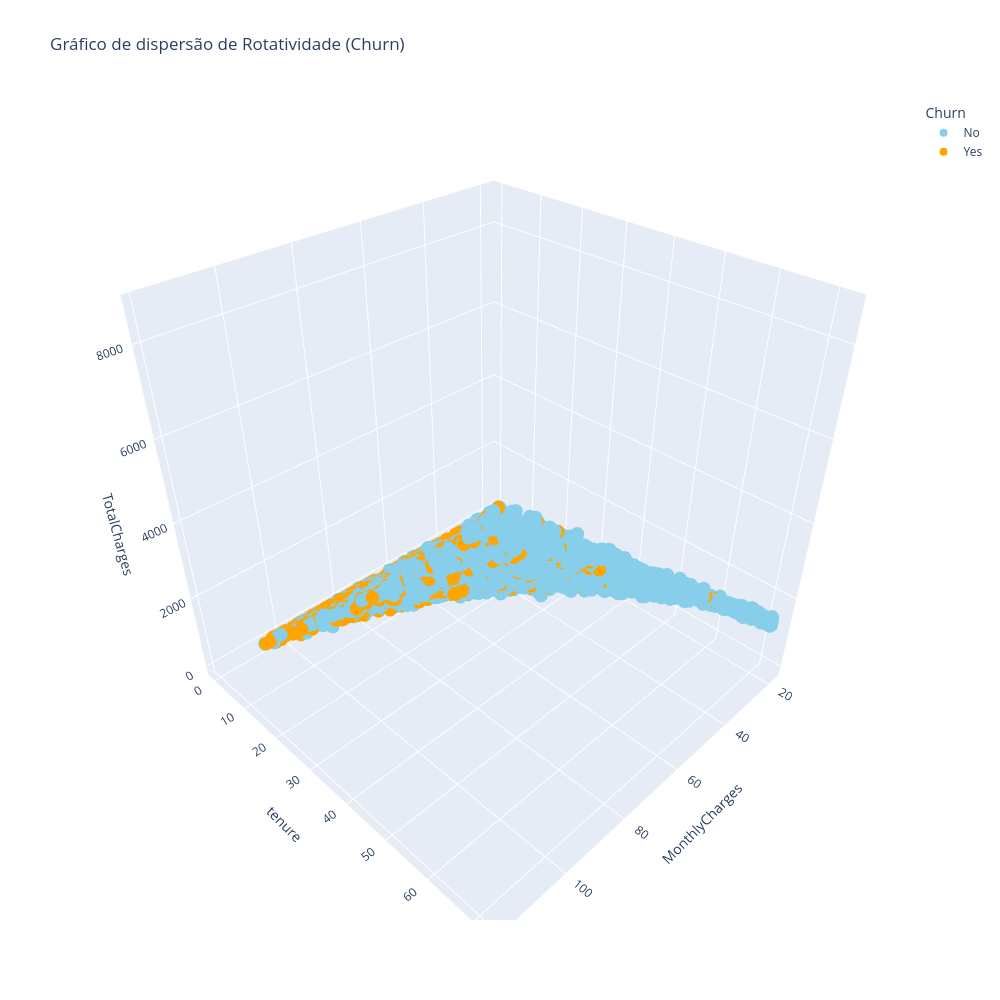

The notebook cell this image was saved under:
### Code cell
import plotly.express as px

fig = px.scatter_3d(dados, x = 'MonthlyCharges', y = 'tenure', z = 'TotalCharges', color='Churn', 
                    color_discrete_map = {'Yes': 'Orange','No': 'skyblue'},
                    title = 'Gráfico de dispersão de Rotatividade (Churn)')

fig.update_layout(width = 1000, height = 1000)

fig.show()

### Figure 1 — Plotly figure (JSON) as saved in the notebook; plotly's stock layout.template omitted (floating-point values rounded to 4 significant figures; data arrays with more than 128 entries replaced by an {"elided": "..."} marker saying what was removed)
{"data": [{"hovertemplate": "Churn=No<br>MonthlyCharges=%{x}<br>tenure=%{y}<br>TotalCharges=%{z}<extra></extra>", "legendgroup": "No", "marker": {"color": "skyblue", "symbol": "circle"}, "mode": "markers", "name": "No", "scene": "scene", "showlegend": true, "type": "scatter3d", "x": {"elided": "5174 float values"}, "y": {"elided": "5174 int values"}, "z": {"elided": "5174 float values"}}, {"hovertemplate": "Churn=Yes<br>MonthlyCharges=%{x}<br>tenure=%{y}<br>TotalCharges=%{z}<extra></extra>", "legendgroup": "Yes", "marker": {"color": "Orange", "symbol": "circle"}, "mode": "markers", "name": "Yes", "scene": "scene", "showlegend": true, "type": "scatter3d", "x": {"elided": "1869 float values"}, "y": {"elided": "1869 int values"}, "z": {"elided": "1869 float values"}}], "layout": {"height": 1000, "legend": {"title": {"text": "Churn"}, "tracegroupgap": 0}, "scene": {"domain": {"x": [0, 1], "y": [0, 1]}, "xaxis": {"title": {"text": "MonthlyCharges"}}, "yaxis": {"title": {"text": "tenure"}}, "zaxis": {"title": {"text": "TotalCharges"}}}, "title": {"text": "Gráfico de dispersão de Rotatividade (Churn)"}, "width": 1000}}
